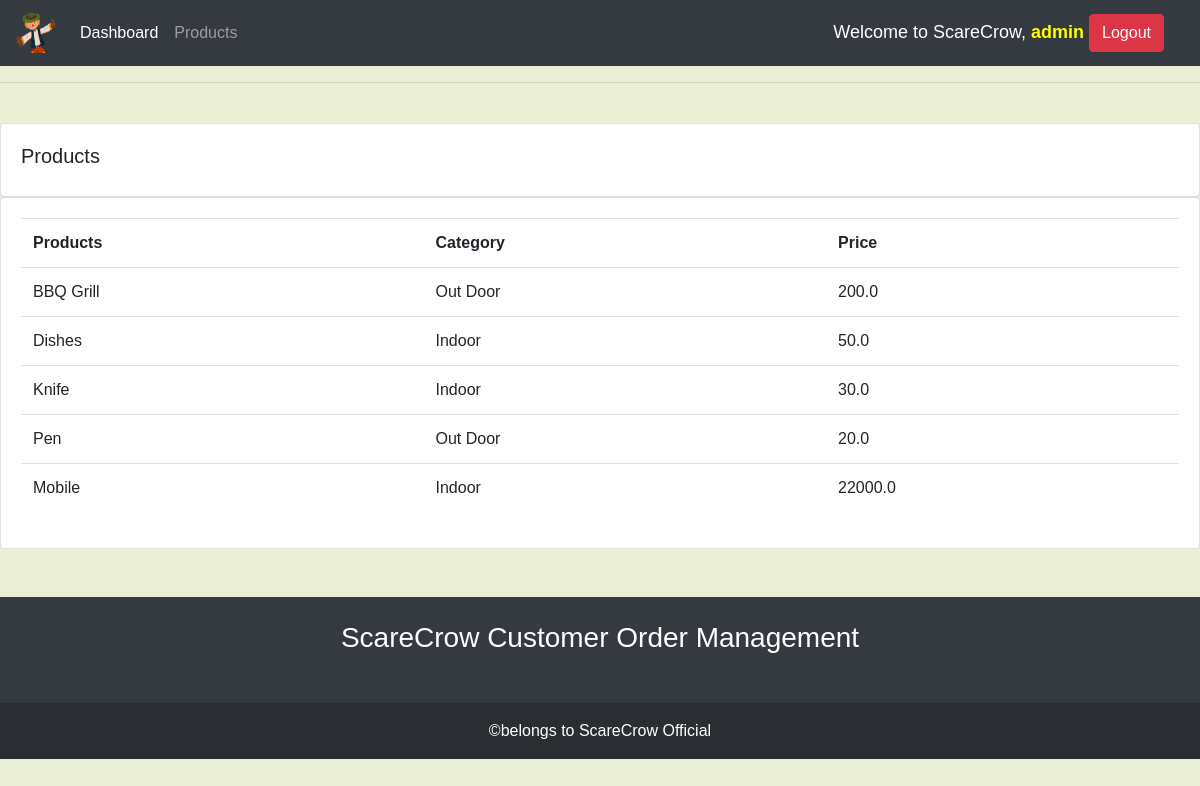
Screenshot of /products/ (signed in) with the database file from the repository.
### accounts/models.py (models this page shows, shortened)
class Product(models.Model):
    CATEGORY=(
        ('Indoor','Indoor'),
        ('Out Door','Out Door'),
    )
    name=models.CharField(max_length=200,null=True)
    price=models.FloatField(null=True)
    category=models.CharField(max_length=200,null=True,choices=CATEGORY)
    description=models.CharField(max_length=200,null=True,blank=True)
    date_created=models.DateTimeField(auto_now_add=True)
    tags=models.ManyToManyField(Tag)

### accounts/decorators.py (the view)
        def wrapper_func(request, *args, **kwargs):
            print('working:' + str(allowed_roles))
            group = None
            if request.user.groups.exists():
                group = request.user.groups.all()[0].name
            if group in allowed_roles:
                return view_func(request, *args, **kwargs)
            else:
                return redirect('login') # change this line

### accounts/views.py (called while the page is built)
@login_required(login_url='login')
@allowed_users(allowed_roles=['admin'])
def products(request):
    products=Product.objects.all()
    return render(request, 'accounts/product.html',{'products':products})

### accounts/templates/accounts/product.html (shortened to what this page needs)
{% extends 'accounts/main.html' %}
{% block content %}
<br />
<div class="row">
  <div class="col-md">
    <div class="card card-body">
      <h5>Products</h5>
    </div>
    <div class="card card-body">
      <table class="table">
        <tr>
          <th>Products</th>
          <th>Category</th>
          <th>Price</th>
        </tr>
        {% for product in products %}
        <tr>
          <td>{{product.name}}</td>
          <td>{{product.category}}</td>
          <td>{{product.price}}</td>
          {%endfor%}
        </tr>
      </table>
    </div>
  </div>
</div>
{% endblock content %}

### accounts/templates/accounts/main.html (shortened to what this page needs)
{% load static %}
<!DOCTYPE html>
<html lang="en">
  <head>
    <link
      rel="stylesheet"
      href="https://cdn.jsdelivr.net/npm/bootstrap@4.0.0/dist/css/bootstrap.min.css"
    />
    <link rel="stylesheet" href="{%static 'css/main.css'%}" />
    <link rel="stylesheet" href="{%static 'css/delete.css'%}" />
  </head>
  <body>
    <nav class="navbar navbar-expand-lg navbar-dark bg-dark">
      <a class="navbar-brand" href="{% url 'home' %}">
        <img
          src="{%static 'images/logo3.png'%}"
          alt="e-commerce"
          style="height: 40px; width: 40px"
      /></a>
      <div class="collapse navbar-collapse" id="navbarNav">
        <ul class="navbar-nav">
          {% if request.user.is_staff%}
          <li class="nav-item active">
            <a class="nav-link" href="{% url 'home' %}">Dashboard</a>
          </li>
          <li class="nav-item">
            <a class="nav-link" href="{% url 'products'%}">Products</a>
          </li>
           {% endif %}
        </ul>
      </div>
      <span  style="font-size:18px;color:#fff;margin-right:20px;">
       Welcome to ScareCrow, <b style="color:yellow;">{{user.username}}</b>
      <span>
        <a href="{% url 'logout' %}" class="btn btn-danger">Logout</a>
      </span>
    </nav>
    <hr />
    {% block content %}{% endblock content %}
    <br />
    <br />
    <footer class="bg-dark text-center text-white">
      <div class="container p-4 pb-0">
        <section class="mb-4">
          <h3>ScareCrow Customer Order Management</h3>
        </section>
      </div>
      <div class="text-center p-3" style="background-color: rgba(0, 0, 0, 0.2)">
        ©belongs to
        <a class="text-white" href="https://mdbootstrap.com/"
          >ScareCrow Official</a
        >
      </div>
    </footer>
  </body>
</html>

### static/css/main.css (style rules this page uses)
body { background-color: #ebefd5; }

### static/css/delete.css (style rules this page uses)
body { font-family: Arial, Helvetica, sans-serif; }
* { box-sizing: border-box; }
.container { padding: 16px; text-align: center; }

### rows the page displays
Product: name "BBQ Grill", category "Out Door", price "200.0"
Product: name "Dishes", category "Indoor", price "50.0"
Product: name "Knife", category "Indoor", price "30.0"
Product: name "Pen", category "Out Door", price "20.0"
Product: name "Mobile", category "Indoor", price "22000.0"

### other values shown
{{ user.username }} "admin"
